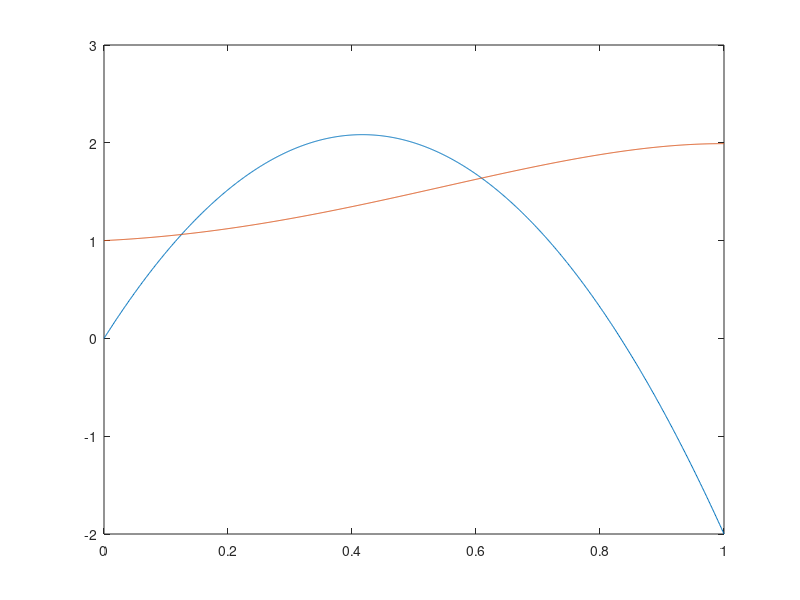
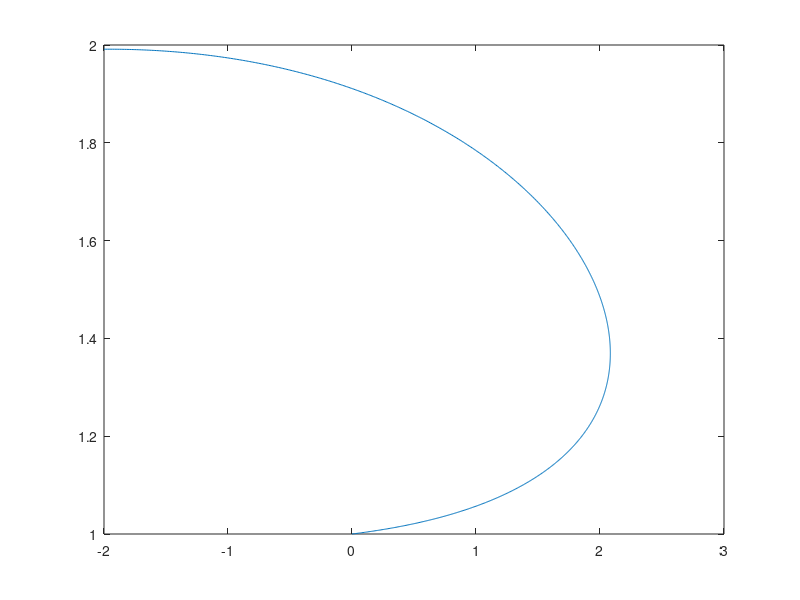

Recreate these plots in MATLAB, in order. (Note: this script raises an error after producing the figures.)
s = linspace(0,1,1000); 
x = -12*s.^2+10*s; 
y = -0.8429*s.^4 + 1.52*s.^2 + 0.3143*s + 1; 
figure(1)
plot(s,x)
hold on 
plot(s,y)

figure(2) 
plot(x,y)

state_x0 = [0, 0, 0, 0, 0];
state_x1 = [1, -2, 0, 0, 0];
% Function call => get polynomial coefficients
coef = PathPlanner1(state_x0,state_x1)

a = coef(1);
b = coef(2);
c = coef(3);
d = coef(4);
e = coef(5);
f = coef(6);

% Crate and plot the polynomial
x0=0; 
x1=1;
minX = x0; 
maxX = x1;
length = 1000; 
x = linspace(minX,maxX,length);
x_til = linspace(minX-x0,maxX-x0,length);
fx = a.*x_til.^5 + b.*x_til.^4 + c.*x_til.^3 + d.*x_til.^2 + e.*x_til.^1 + f.*x_til.^0;

x = -12*s.^5 + 30*s.^4 -20*s.^3; 
figure(3)
plot(s,fx)


%%
state_x0 = [0, -2, 0, 0, 0];
state_x1 = [1, 2, 0, 0, 0];
% Function call => get polynomial coefficients
coef = PathPlanner1(state_x0,state_x1)

a = coef(1);
b = coef(2);
c = coef(3);
d = coef(4);
e = coef(5);
f = coef(6);

% Crate and plot the polynomial
x0=0; 
x1=1;
minX = x0; 
maxX = x1;
length = 1000; 
x = linspace(minX,maxX,length);
x_til = linspace(minX-x0,maxX-x0,length);
fy= a.*x_til.^5 + b.*x_til.^4 + c.*x_til.^3 + d.*x_til.^2 + e.*x_til.^1 + f.*x_til.^0;

x = -12*s.^5 + 30*s.^4 -20*s.^3; 
figure(4)
plot(s,fy)

figure(5)
plot(fx,fy)


